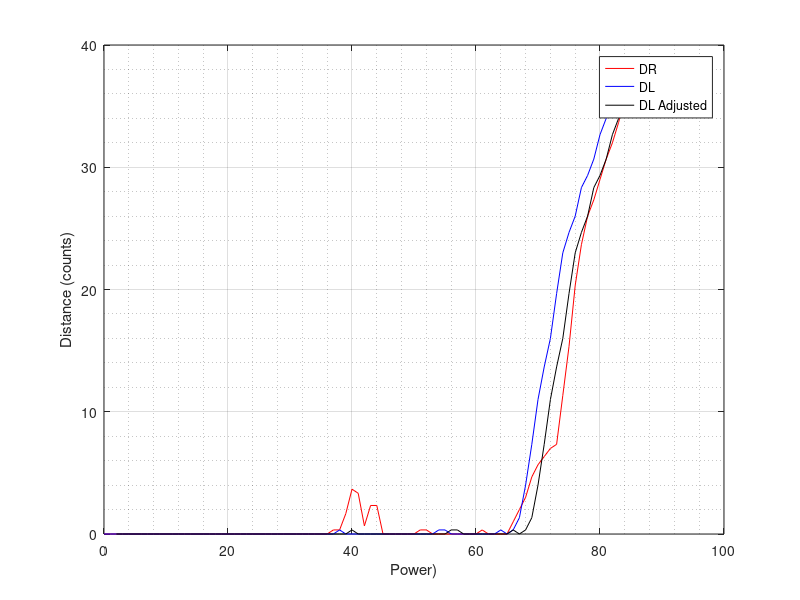

This chart was generated by the following MATLAB code:
close
clc
clear


FIDs(1)= fopen('MotorPowersLow1.txt', 'r');
FIDs(2) = fopen('MotorPowersLow2.txt', 'r');
FIDs(3) = fopen('MotorPowersLow3.txt', 'r');



for i = 1: 3
    data = fscanf(FIDs(i), '%f', [3, inf]);
    ILow = data(1,:);
    DRLow(i,:) = data(2,:);
    DLLow(i,:) = data(3,:);
end




DRAverageLow = mean(DRLow);
DLAverageLow = mean(DLLow);



figure(1);
plot(ILow,DRAverageLow,'r', ILow, DLAverageLow, 'b', ILow+2,DLAverageLow,'k');
legend('DR', 'DL','DL Adjusted');
ylabel('Distance (counts)');
xlabel('Power)');
grid on
grid minor





